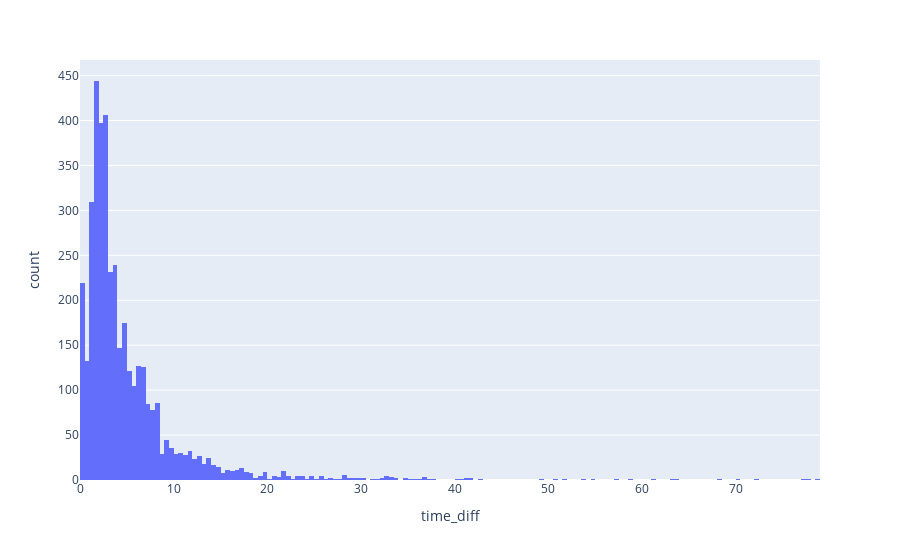

This figure's notebook cell:
### Code cell
import plotly.express as px
fig = px.histogram(next_order, x="time_diff")
fig.show()

### Figure 1 — Plotly figure (JSON) as saved in the notebook; plotly's stock layout.template omitted (floating-point values rounded to 4 significant figures; data arrays with more than 128 entries replaced by an {"elided": "..."} marker saying what was removed)
{"data": [{"alignmentgroup": "True", "bingroup": "x", "hovertemplate": "time_diff=%{x}<br>count=%{y}<extra></extra>", "legendgroup": "", "marker": {"color": "#636efa"}, "name": "", "offsetgroup": "", "orientation": "v", "showlegend": false, "type": "histogram", "x": {"elided": "3975 float values"}, "xaxis": "x", "yaxis": "y"}], "layout": {"barmode": "relative", "legend": {"tracegroupgap": 0}, "margin": {"t": 60}, "xaxis": {"anchor": "y", "domain": [0, 1], "title": {"text": "time_diff"}}, "yaxis": {"anchor": "x", "domain": [0, 1], "title": {"text": "count"}}}}
